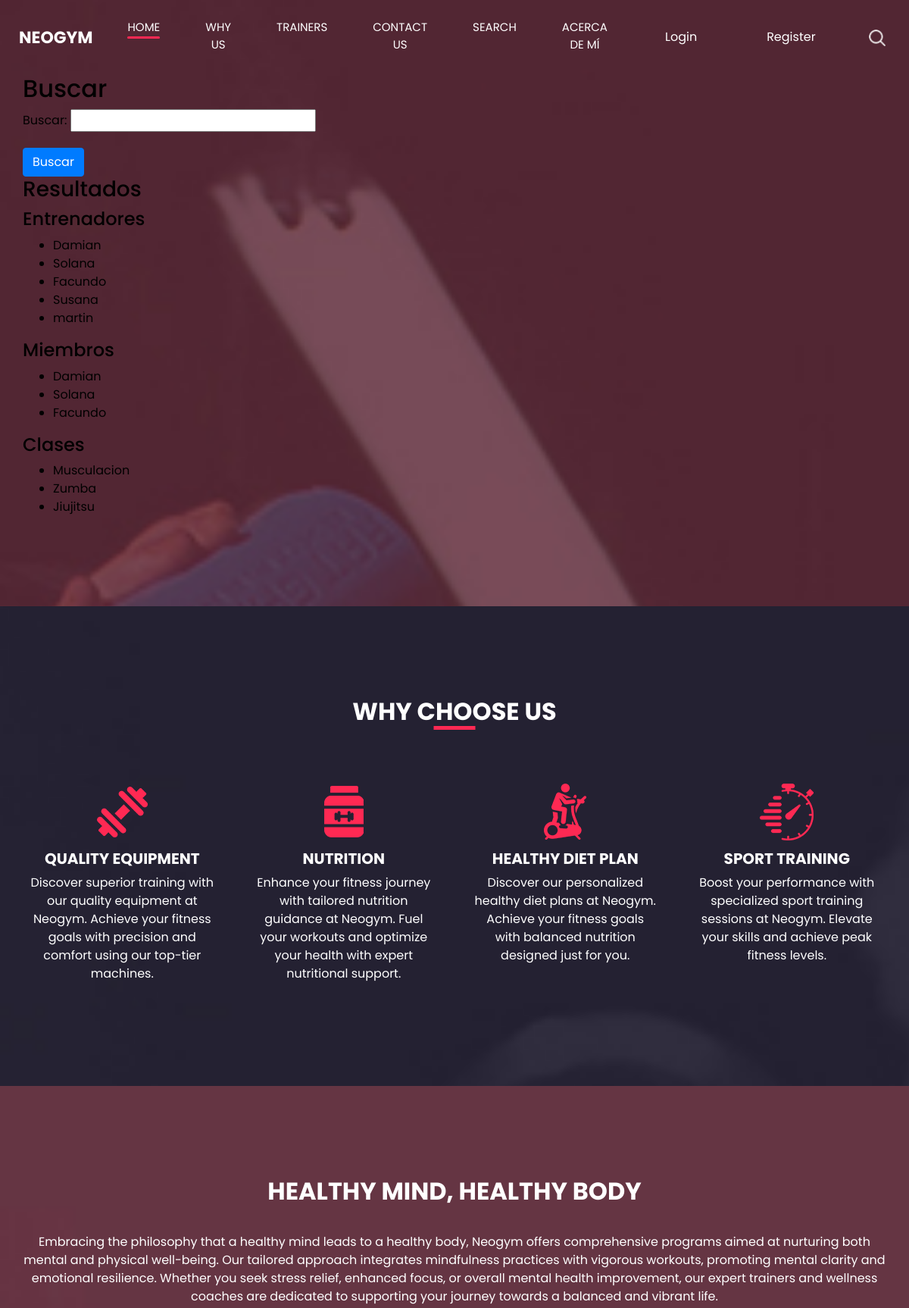
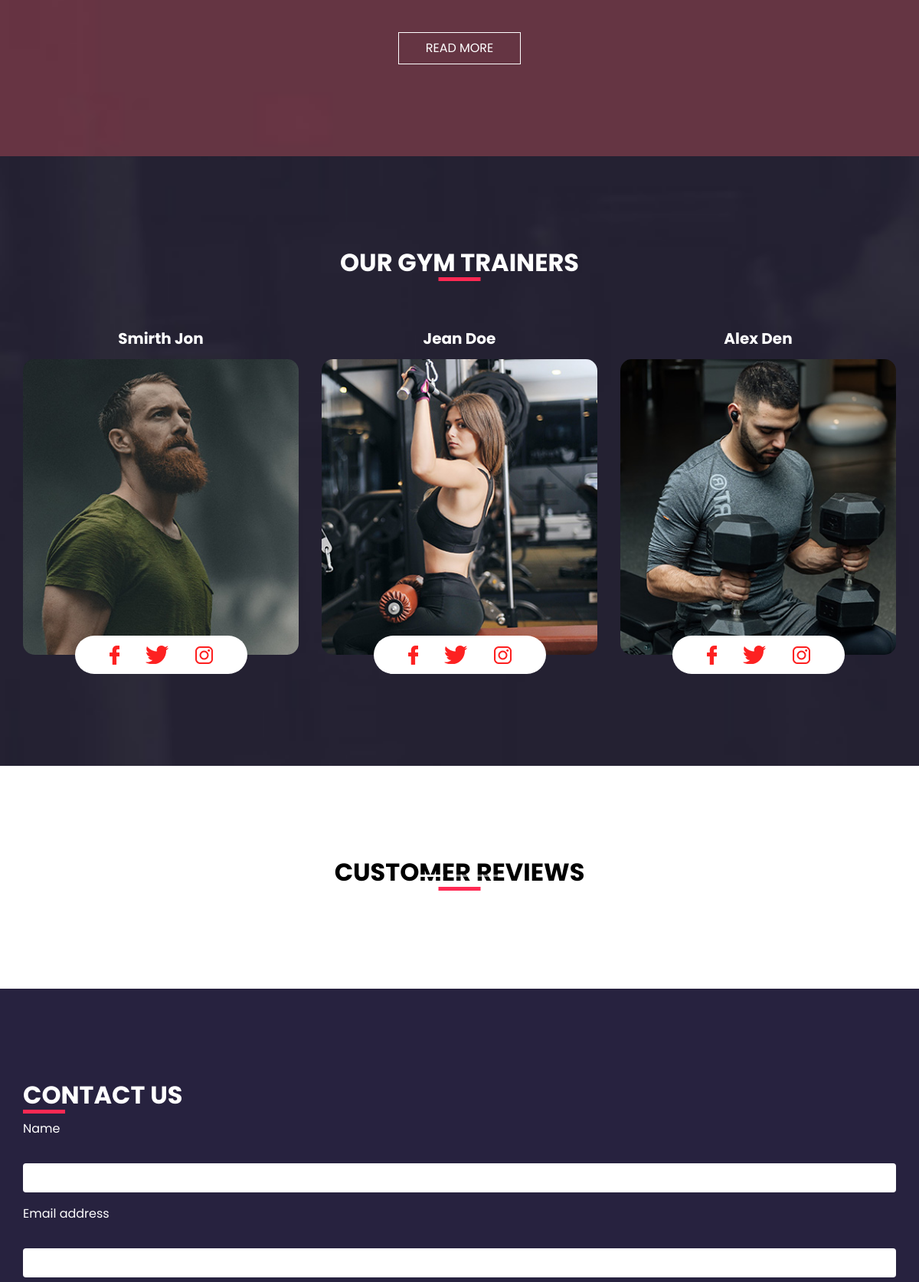
The app's page /search/ (upper part) with its own data (2 pictures, top to bottom).
### main/models.py (models this page shows, shortened)
class Trainer(models.Model):
    nombre = models.CharField(max_length=100)
    experiencia_anios = models.IntegerField()

class Member(models.Model):
    nombre = models.CharField(max_length=100)
    email = models.EmailField()
    telefono = models.CharField(max_length=20)
    mensaje = models.TextField()

class Class(models.Model):
    titulo = models.CharField(max_length=100)
    descripcion = models.TextField()
    entrenador = models.ForeignKey(Trainer, on_delete=models.CASCADE)
    miembros = models.ManyToManyField(Member)

### main/views.py (the view)
# urls.py: path('search/', main_views.search, name='search'),
def search(request):
    form = SearchForm(request.GET or None)
    trainers = Trainer.objects.all()
    members = Member.objects.all()
    classes = Class.objects.all()
    if form.is_valid():
        query = form.cleaned_data.get('search_query')
        if query:
            trainers = trainers.filter(nombre__icontains=query)
            members = members.filter(nombre__icontains=query)
            classes = classes.filter(titulo__icontains=query)
    context = {
        'form': form,
        'trainers': trainers,
        'members': members,
        'classes': classes
    }
    return render(request, 'main/search.html', context)

### main/forms.py
class SearchForm(forms.Form):
    search_query = forms.CharField(max_length=100, required=False, label='Buscar')

### main/templates/main/search.html (shortened to what this page needs)
{% extends 'main/index.html' %}
{% block content %}
<div class="container">
    <h2>Buscar</h2>
    <form method="GET" action="{% url 'search' %}">
        {{ form.as_p }}
        <button type="submit" class="btn btn-primary">Buscar</button>
    </form>
    <h3>Resultados</h3>
    <h4>Entrenadores</h4>
    {% if trainers %}
        <ul>
            {% for trainer in trainers %}
                <li>{{ trainer.nombre }}</li>
            {% endfor %}
        </ul>
    {% else %}
        <p>No se encontraron entrenadores.</p>
    {% endif %}
    <h4>Miembros</h4>
    {% if members %}
        <ul>
            {% for member in members %}
                <li>{{ member.nombre }}</li>
            {% endfor %}
        </ul>
    {% else %}
        <p>No se encontraron miembros.</p>
    {% endif %}
    <h4>Clases</h4>
    {% if classes %}
        <ul>
            {% for clase in classes %}
                <li>{{ clase.titulo }}</li>
            {% endfor %}
        </ul>
    {% else %}
        <p>No se encontraron clases.</p>
    {% endif %}
</div>
{% endblock %}

### main/static/css/style.css (style rules this page uses)
body { font-family: 'Poppins', sans-serif; color: #000000; background-color: #ffffff; }
.btn, .btn:focus { outline: none !important; -webkit-box-shadow: none; box-shadow: none; }

### main/static/css/responsive.css (style rules this page uses)
@media (min-width: 1200px) { .container { max-width: 1170px; } }

### records on screen
Trainer: nombre "Damian"
Trainer: nombre "Solana"
Trainer: nombre "Facundo"
Trainer: nombre "Susana"
Trainer: nombre "martin"
Member: nombre "Damian"
Member: nombre "Solana"
Member: nombre "Facundo"
Class: titulo "Musculacion"
Class: titulo "Zumba"
Class: titulo "Jiujitsu"
